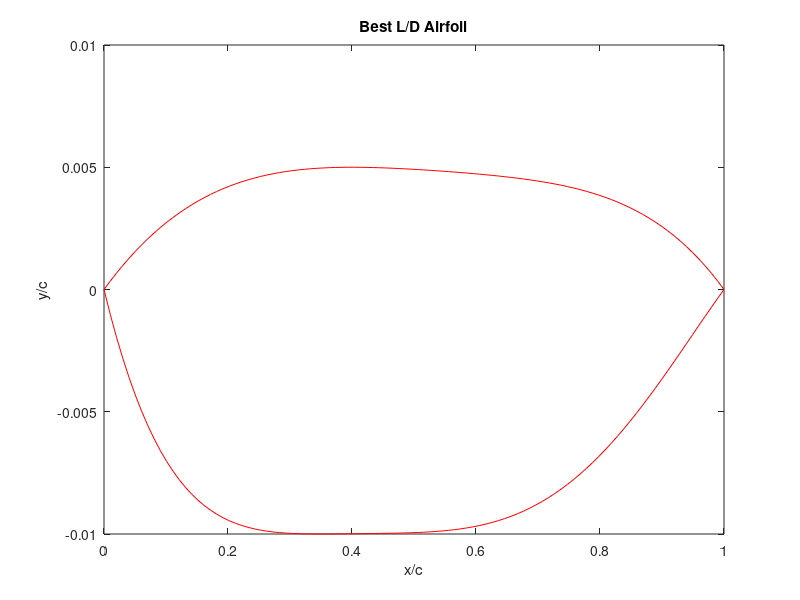
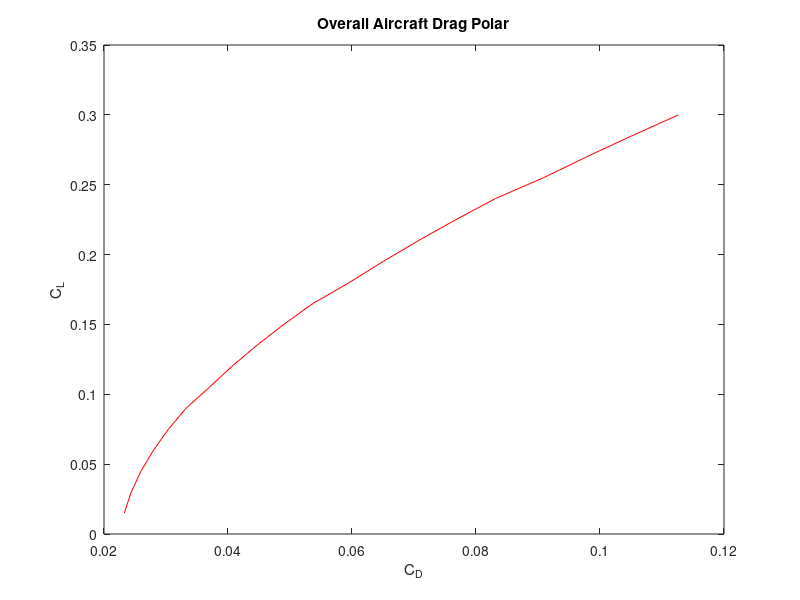
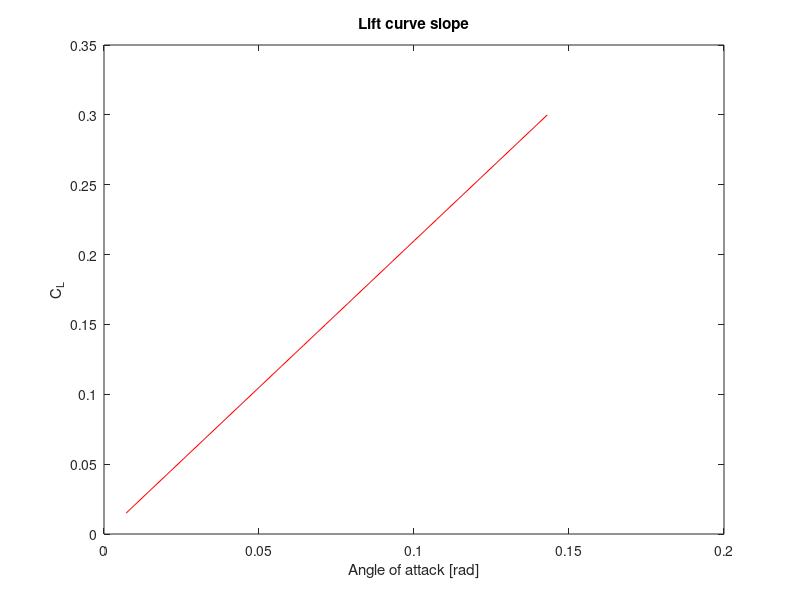
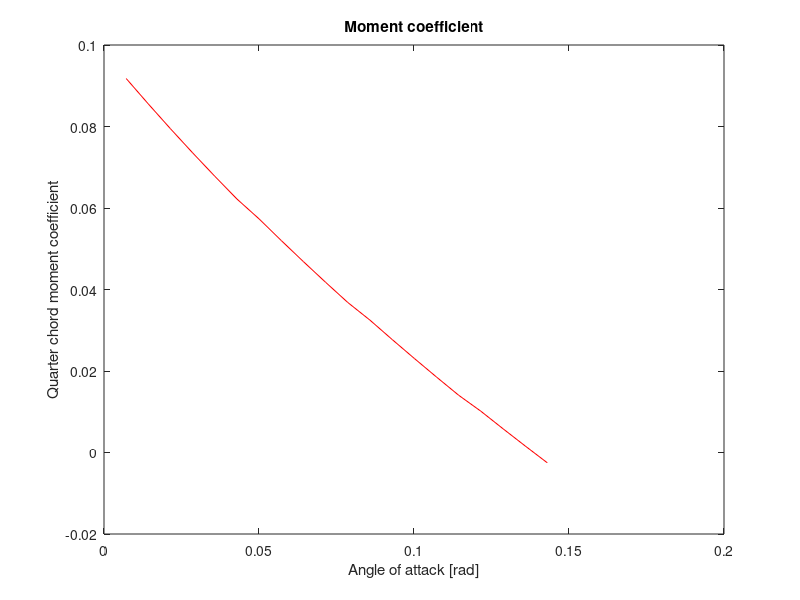

MATLAB code for these plots, in order:
% =============================================================================
% AIRFOIL GEOMETRY + AERODYNAMIC ANALYSIS
% =============================================================================
% Purpose:
%   1) Fit polynomial airfoil surfaces from LE radius, crest location, and TE slopes.
%   2) Compute section pressures, lift, and drag (subsonic thin-airfoil +
%      Prandtl-Glauert, or supersonic shock-expansion).
%   3) Sweep crest geometry to maximize L/D.
%   4) Check turbulent separation with Stratford's criterion (s_A vs s_B).
%
% Notes:
%   - Subsonic branch: M < 1.  Supersonic branch: M >= 1.
% =============================================================================

clc
clear
close all

%% ======================== 1. MISSION / FLOW INPUTS ========================
C_L=.1321;.5;.1321;                      % 3-D lift coefficient target
sweep=.9599;25*pi/180;.9599;        % wing sweep [deg then rad]; last value used
sweep_xc=.5532;                    %Value of sweep at maximum airfoil thickness
e=.8534;                      % Oswald efficiency
AR=1.83;8.5;1.83;                   % aspect ratio
C_d_0=0.008779;                        % profile / parasite Cd
i_max=200;                          % chordwise stations for force integration (make sure this ends in a zero)
xx_max=200;                         % stations for thin-airfoil integrals
y=1.4;                              % gamma (ratio of specific heats)
M=2;.78;2;                  % Freestream Mach; first value used
a_inf=343;                          % Freestream air speed of sound
mu=1.789E-5;                        % Freestream air dynamic viscosity
rho=.3;              % Freestream air density 
T_inf=300;                          % Freestream air temperature
p_inf=.2*101300;                    % Freestream air pressure
Cp=1005;                            % Specific heat of air
c_root=27.66;                       % Root chord length
R=287.05;                           % Gas constant for air
D_f=3.1;                            % Fuselage diameter
b=25.52;                            % Wingspan
C_p_0=-1.2;                         %Minimum zero sweep pressure coefficient obtained from XFOIL of BAC XXX airfoil
x_cp0=.05;                          %chordwise fraction of zero sweep pressure coefficient

%% ======================== 2. AIRFOIL GEOMETRY CONTROLS ========================
%note: the inputs below represent dimensions relative to the chord length (x/c)
r_le = 0.017;                        % Wing leading-edge radius / chord
theta_le_u = 2*pi/180;3*pi/180;     % Upper surface leading edge angle
theta_te_u = -2*pi/180;-2*pi/180;   % Upper surface trailing edge angle
theta_le_l = -6*pi/180;-3*pi/180;   % Lower surface leading edge angle
theta_te_l = 2*pi/180;2*pi/180;     % Lower surface trailing edge angle

x_crest_u_min=0.25;                 %Lower bound best L/D max airfoil thickness x location (upper surface)
x_crest_u_max=0.4;                  %Upper bound best L/D max airfoil thickness x location (upper surface)
y_crest_u_min=0.005;                %Lower bound best L/D max airfoil thickness y location (upper surface) 
y_crest_u_max=.01;                  %Upper bound best L/D max airfoil thickness y location (upper surface)
x_crest_l_min=0.25;                 %Lower bound best L/D max airfoil thickness x location (lower surface)
x_crest_l_max=0.4;                  %Upper bound best L/D max airfoil thickness x location (lower surface)
y_crest_l_min=-0.005;               %Lower bound best L/D max airfoil thickness y location (lower surface)
y_crest_l_max=-.015;                 %Upper bound best L/D max airfoil thickness y location (lower surface)

%% ============================= For loop iteration parameters ======================== %%
N=20;                               % upper and lower surface iteration number for Prandtl-Meyer / shock relations
xxxx_max=15;                        % upper section iteration number for Prandtl-Meyer / shock relations
xxxxx_max=20;                       % lower section iteration number for Prandtl-Meyer / shock relations
xxxxxxx_max=15;                     % lower section iteration number for Prandtl-Meyer / shock relations
pp_max=0;                           % iteration number controlling x_crest_l
nn_max=0;                           % iteration number controlling y_crest_l
p_max=0;                            % iteration number controlling x_crest_u
n_max=0;                            % iteration number controlling y_crest_u
C_L_i_max=20;                       % iteration number controlling C_L increment
C_L_max=.3;                         % Max coefficient of lift analyzed for the creation of the plots

v_inf=1;                            % nondimensional freestream speed (do not change)
dx=1/i_max;

CL_ww=[0 0.1 0.3 0.4 0.5 0.6 0.8]; %Raymer's method for induced drag
S_ww=[.91 .91 .925 .9275 .935 .935 .915]; %Raymer's method for induced drag
%% ======================== 3. CREST-GEOMETRY SEARCH LOOPS ========================
for C_L_i=1:C_L_i_max
C_L(C_L_i)=C_L_i/C_L_i_max*C_L_max;
for pp=2:pp_max+2
x_crest_l=(x_crest_l_max-x_crest_l_min)*(pp-2)/pp_max+x_crest_l_min;    
x_crest_l = .35;
for nn=2:nn_max+2
y_crest_l=(y_crest_l_max-y_crest_l_min)*(nn-2)/nn_max+y_crest_l_min;
y_crest_l=-.01;
for p=2:p_max+2
x_crest_u=(x_crest_u_max-x_crest_u_min)*(p-2)/p_max+x_crest_u_min;
x_crest_u=.4;
for n=2:n_max+2
y_crest_u=(y_crest_u_max-y_crest_u_min)*(n-2)/n_max+y_crest_u_min;
y_crest_u=.005;


%% ======================== 4. FIT POLYNOMIAL AIRFOIL SURFACES ========================
% Subsonic (M<1):  y = A1*x^(1/2) + A2*x + a3*x^2 + a4*x^3 + a5*x^4
%   A1 = +/-sqrt(2*r_le) enforces leading-edge radius.
%   Remaining coeffs match crest height, crest slope=0, TE height=0, TE slope.
% Supersonic (M>=1):  ordinary polynomial y = A1*x + ... + a5*x^5
%   (no square-root LE term; LE and TE slopes imposed directly).
if M<1

a1_u = sqrt(2*r_le);                % upper-surface LE radius term

% Matrix for unknowns [a2_u a3_u]
M_u = [x_crest_u^(1), x_crest_u^(2);

1, (2)*x_crest_u^(1)];

% MM_u = [y_crest_u - a1_u*sqrt(x_crest_u); -(1/2)*a1_u*x_crest_u^(-1/2);];

% Matrix for unknowns [a2_u a3_u]
M_u_B = [
    
(1-x_crest_u)^2, (1-x_crest_u)^3; 

2*(1-x_crest_u) ,3*(1-x_crest_u)^2];

MM_u = [y_crest_u - a1_u*sqrt(x_crest_u); -(1/2)*a1_u*x_crest_u^(-1/2);];
MM_u_B = [ -y_crest_u; tan(theta_te_u);];

% Solve
A_u = M_u \ MM_u;
B_u = M_u_B \ MM_u_B;

a2_u = A_u(1);
a3_u = A_u(2);

b1_u = B_u(1);
b2_u = B_u(2);


% LOWER SURFACE

a1_l = -sqrt(2*r_le);

% Matrix for unknowns [a2_l a3_l]
M_l = [x_crest_l^(1), x_crest_l^(2);

1, (2)*x_crest_l^(1)];

% Matrix for unknowns [a2_u a3_u]
M_l_B = [
    
(1-x_crest_l)^2, (1-x_crest_l)^3; 

2*(1-x_crest_l) ,3*(1-x_crest_l)^2];


MM_l = [y_crest_l - a1_l*sqrt(x_crest_l); -(1/2)*a1_l*x_crest_l^(-1/2);];
MM_l_B = [ -y_crest_l; tan(theta_te_l);];

% Solve
A_l = M_l \ MM_l;
B_l = M_l_B \ MM_l_B;

a2_l = A_l(1);
a3_l = A_l(2);

b1_l = B_l(1);
b2_l = B_l(2);

else

% Matrix for unknowns [a2_u a3_u a4_u a5_u a6_u]'
M_u = [x_crest_u^(1), x_crest_u^(2), x_crest_u^(3), x_crest_u^(4), x_crest_u^(5);

1, (2)*x_crest_u^(1), (3)*x_crest_u^(2),(4)*x_crest_u^(3), (5)*x_crest_u^(4);

    1, 1, 1, 1, 1;
    
    1, 2, 3, 4, 5;
    
    1,0,0,0,0];

MM_u = [y_crest_u; 0; 0; tan(theta_te_u); tan(theta_le_u)];

% Solve
A_u = M_u \ MM_u;

a1_u = A_u(1);
a2_u = A_u(2);
a3_u = A_u(3);
a4_u = A_u(4);
a5_u = A_u(5);
% LOWER SURFACE

% Matrix for unknowns [a2_l a3_l a4_l a5_l]'
M_l = [ x_crest_l^(1), x_crest_l^(2), x_crest_l^(3), x_crest_l^(4), x_crest_l^(5);

    1, (2)*x_crest_l^(1), (3)*x_crest_l^(2), (4)*x_crest_l^(3), (5)*x_crest_l^(4);

    1, 1, 1, 1, 1;
    
    1, 2, 3, 4, 5;
    
    1, 0, 0, 0, 0];

MM_l = [ y_crest_l; 0; 0; tan(theta_te_l); tan(theta_le_l)];

% Solve
A_l = M_l \ MM_l;

a1_l = A_l(1);
a2_l = A_l(2);
a3_l = A_l(3);
a4_l = A_l(4);
a5_l = A_l(5);

end
    
%% ======================== 5. CHORDWISE INTEGRATION SETUP ========================

if M<1
beta=(1-M^2)^.5;
else
beta=(M^2-1)^.5;
end

if M<1

dx_xx=1/xx_max;
sum_u(1)=0;
sum_l(1)=0;
theta(1)=0;
sum2=0;
sum3=0;
sum4=0;
u(1)=0;
l(1)=0;
sum5(1)=0;
x(1)=0;
for xx=2:xx_max
x(xx)=1/xx_max*(xx-1);
if x(xx)<x_crest_u
u(xx)=a1_u*x(xx)^(1/2)+a2_u*x(xx)^(1)+a3_u*x(xx)^(2);
s_u(xx)=0.5*a1_u*x(xx).^(-1/2) + 1*a2_u*x(xx).^(0) + 2*a3_u*x(xx).^(1);
else
u(xx)=b1_u*(x(xx)-x_crest_u)^(2)+b2_u*(x(xx)-x_crest_u)^(3)+y_crest_u;
s_u(xx)=2*b1_u*(x(xx)-x_crest_u).^(1) + 3*b2_u*(x(xx)-x_crest_u).^(2);
end

if x(xx)<x_crest_l
l(xx)=a1_l*x(xx).^(1/2)+a2_l*x(xx).^(1)+a3_l*x(xx).^(2); 
s_l(xx)=0.5*a1_l*x(xx).^(-1/2)+1*a2_l*x(xx)^(0)+2*a3_l*x(xx)^(1);
else
l(xx)=b1_l*(x(xx)-x_crest_l).^(2)+b2_l*(x(xx)-x_crest_l).^(3)+y_crest_l; 
s_l(xx)=2*b1_l*(x(xx)-x_crest_l).^(1)+3*b2_l*(x(xx)-x_crest_l)^(2);
end
s_camber(xx)=((u(xx)+l(xx))/2-(u(xx-1)+l(xx-1))/2)/dx_xx;
s_camber(xx) = 0.5*(s_u(xx) + s_l(xx));

theta(xx)=acos(1-2*x(xx));
d_theta=(theta(xx)-theta(xx-1));

dy2=s_camber(xx)*d_theta;
sum2=dy2+sum2;
dy3=s_camber(xx)*cos(theta(xx))*d_theta;
sum3=dy3+sum3;
dy4=s_camber(xx)*cos(2*theta(xx))*d_theta;
sum4=dy4+sum4;

% Thin-airfoil Fourier coefficients from camber-line slope
% Thin-airfoil Fourier coefficients from camber-line slope
A1=2/pi*sum3;
A2=2/pi*sum4;
aoa_L0=1/pi*sum2-A1/2;              % zero-lift angle
M_n=M*cos(sweep);
L_s_2d = 2*pi/(1-M_n^2)^.5;             % 2-D lift slope with Prandtl-Glauert
eta_s = L_s_2d/(2*pi/beta);
F = 1.07*(1 + D_f/b)^2;
L_s_3d = (2*pi*AR) / (2 + sqrt(4 + (AR^2*beta^2/eta_s^2) * (1 + tan(sweep)^2/beta^2)));
a_i=C_L(C_L_i)/(pi*AR);
% L_s_3d=L_s_2d/(1+L_s_2d/(pi*AR*e)); % 3-D lift slope
aoa(C_L_i)=C_L(C_L_i)/L_s_3d+aoa_L0;              % geometric AoA needed for target CL
A0=aoa(C_L_i)-1/pi*sum2;
% A0=C_L/L_s_3d-A1/2;                 % A0 overwritten to match target CL


end

end

D_u=0;                              % running upper-surface "drag" integral (axial)
D_l=0;
L_u=0;                              % running upper-surface "lift" integral (normal)
L_l=0;
r(1)=0;
dx_i=1/i_max;
ppp=0;
v_n(1)=0;
p_u(1)=p_inf*(1+((y-1)/2)*M^2)^(y/(y-1));
p_u_B(1)=p_inf*(1+((y-1)/2)*M^2)^(y/(y-1));
Cmc4(2)=0;
Cpp(1)=1;
% p_u_B(1)=p_inf;
sum6(1)=0;
for i=2:(i_max-.01*i_max)
x_i(i)=1/i_max*(i-1)+.01;
% aoa(C_L_i)=(aoa_high-aoa_low)/i_max*(i-2)+aoa_low;

%% ----- 5a. SUBSONIC BRANCH: thin-airfoil theory + Cp -----
if M<1

if x_i(i)<x_crest_u
uu(i)=a1_u*x_i(i)^(1/2)+a2_u*x_i(i)^(1)+a3_u*x_i(i)^(2);
s_u(i)=0.5*a1_u*x_i(i).^(-1/2) + 1*a2_u*x_i(i).^(0) + 2*a3_u*x_i(i).^(1);
else
uu(i)=b1_u*(x_i(i)-x_crest_u)^(2)+b2_u*(x_i(i)-x_crest_u)^(3)+y_crest_u;
s_u(i)=2*b1_u*(x_i(i)-x_crest_u).^(1) + 3*b2_u*(x_i(i)-x_crest_u).^(2);
end

if x_i(i)<x_crest_l
ll(i)=a1_l*x_i(i).^(1/2)+a2_l*x_i(i).^(1)+a3_l*x_i(i).^(2); 
s_l(i)=0.5*a1_l*x_i(i).^(-1/2)+1*a2_l*x_i(i)^(0)+2*a3_l*x_i(i)^(1);
else
ll(i)=b1_l*(x_i(i)-x_crest_l).^(2)+b2_l*(x_i(i)-x_crest_l).^(3)+y_crest_l;
s_l(i)=2*b1_l*(x_i(i)-x_crest_l).^(1)+3*b2_l*(x_i(i)-x_crest_l)^(2);
end

theta_B(i)=acos(1-2*x_i(i));
% Vortex-sheet strength (thin-airfoil theory)
gamma(i) = 2*v_inf*( A0*(1+cos(theta_B(i)))/sin(theta_B(i)) + A1*sin(theta_B(i)) + A2*sin(2*theta_B(i)) )/(1-M^2)^.5;
v_u(i)=v_inf+gamma(i)/2;               % upper-surface edge speed

gamma_air = y;                      % 1.4
V_ratio_u = v_u(i) / v_inf;
T_ratio_u = 1 + 0.5*(gamma_air-1)*M^2*(1 - V_ratio_u^2);

% Vacuum / max-speed limiter (T cannot go negative)
if T_ratio_u < 1e-8
    T_ratio_u = 1e-8;
end

p_ratio_u = T_ratio_u^(gamma_air/(gamma_air-1));
Cp_u(i) = (2/(gamma_air*M^2)) * (p_ratio_u - 1);
Re_x=rho*M*a_inf*x_i(i)*c_root/mu;
slope(i)=s_u(i)-aoa(C_L_i);
Cp_u_min_0=1-(1+aoa(C_L_i)/(2*r_le)^.5)^2;
Cp_u_min_0=1-(4*aoa(C_L_i)^2/(r_le+aoa(C_L_i)^2));
Cp_u_min=Cp_u_min_0/(1-M^2)^.5;

T_0 = T_inf*(1+(y-1)/2*M^2);
V_max_B = sqrt(2*Cp*T_0);
Cp_u_min_limit = 1-(V_max_B/(M*a_inf))^2;

aff=4*r_le;

if Cp_u_min>Cp_u(i) && Cp_u_min<0 && x_i(i)<.04
Cp_u(i)=Cp_u_min;
end

% Cd_u_B=1;.03667;
% theta_C=atan(s_u(i))-aoa(C_L_i);
% Cp_u_3(i)=2*(sin(theta_C))*abs(sin(theta_C));
% Cp_u_3(i)=2*(sin(theta_C))/(1-M^2)^.5;
% p0 = p_inf*(1+(y-1)/2*M^2)^(y/(y-1));
% Cp_u_3(i)=(p0-p_inf)*sin(theta_C)/(.5*y*p_inf*M^2);
% p_u_C(i)=(Cp_u_3(i)+p_inf/(.5*rho*(M*a_inf)^2))*(.5*rho*(M*a_inf)^2);

dD_u(i)=(Cp_u(i))*s_u(i)*dx;
dL_u(i)=-(Cp_u(i))*dx;
D_u=dD_u(i)+D_u;
L_u=dL_u(i)+L_u;
r(i)=(L_u)/(D_u);

v_l(i)=v_inf-gamma(i)/2;

% theta_D=atan(-s_l(i))+aoa(C_L_i);
% p0 = p_inf*(1+(y-1)/2*M^2)^(y/(y-1));
% Cp_l_3(i)=(p0-p_inf)*sin(theta_D)/(.5*y*p_inf*M^2);
% p_u_D(i)=(Cp_l_3(i)+p_inf/(.5*rho*(M*a_inf)^2))*(.5*rho*(M*a_inf)^2);

V_ratio_l = v_l(i) / v_inf;
T_ratio_l = 1 + 0.5*(gamma_air-1)*M^2*(1 - V_ratio_l^2);
if T_ratio_l < 1e-8
    T_ratio_l = 1e-8;
end
p_ratio_l = T_ratio_l^(gamma_air/(gamma_air-1));
Cp_l(i) = (2/(gamma_air*M^2)) * (p_ratio_l - 1);
dD_l(i)=-Cp_l(i)*s_l(i)*dx;
dL_l(i)=Cp_l(i)*dx;
D_l=dD_l(i)+D_l;
L_l=dL_l(i)+L_l;
r_l(i)=(L_l)/(D_l);

D_u_true(i)=(L_u)*sin(aoa(C_L_i))+(D_u)*cos(aoa(C_L_i));
L_u_true(i)=(L_u)*cos(aoa(C_L_i))-(D_u)*sin(aoa(C_L_i));
r_u_true(i)=L_u_true(i)/D_u_true(i);
D_l_true(i)=(L_l)*sin(aoa(C_L_i))+(D_l)*cos(aoa(C_L_i));
L_l_true(i)=(L_l)*cos(aoa(C_L_i))-(D_l)*sin(aoa(C_L_i));
L_total(i)=(L_u_true(i)+L_l_true(i));

if M<1
C_l_alpha=2*pi/(1-M_n^2)^.5;
eta_s = C_l_alpha/(2*pi/beta);
F = 1.07*(1 + D_f/b)^2;
C_L_alpha = (2*pi*AR) / (2 + sqrt(4 + (AR^2*beta^2/eta_s^2) * (1 + tan(sweep_xc)^2/beta^2))); %Raymer
else
C_l_alpha=4/(M_n^2-1)^.5*cos(sweep); %https://repo.poltekbangsby.ac.id/id/eprint/12/1/Flight%20Dynamics%20Principles,%20Second%20Edition%20A%20Linear%20Systems%20Approach%20to%20Aircraft%20Stability%20and%20Control%20by%20Michael%20V.%20Cook%20(z-lib.org).pdf eq. 12.17 page 331
C_L_alpha=C_l_alpha*(1-1/(2*AR*(M_n^2-1)^.5)); %https://repo.poltekbangsby.ac.id/id/eprint/12/1/Flight%20Dynamics%20Principles,%20Second%20Edition%20A%20Linear%20Systems%20Approach%20to%20Aircraft%20Stability%20and%20Control%20by%20Michael%20V.%20Cook%20(z-lib.org).pdf eq. 12.18 page 331

end


K0=1/C_L_alpha;

if M>=1
K100=1/(pi*AR);
else
K100=1/(pi*AR*e);
end

lowerIdxcl = find(C_L(C_L_i) >= CL_ww, 1, 'last');
if lowerIdxcl == length(CL_ww)
upperIdxcl = lowerIdxcl;
else
upperIdxcl = lowerIdxcl+1;
end

CL_ww_1=CL_ww(lowerIdxcl);
CL_ww_2=CL_ww(upperIdxcl);
S_ww_1=S_ww(lowerIdxcl);
S_ww_2=S_ww(upperIdxcl);
C_ww=-(S_ww_2-S_ww_1)/(CL_ww_2-CL_ww_1)*CL_ww_1+S_ww_1;
S_ww_t=(S_ww_2-S_ww_1)/(CL_ww_2-CL_ww_1)*C_L(C_L_i)+C_ww;

if lowerIdxcl==length(CL_ww)
    S_ww_t=S_ww_2;
elseif upperIdxcl==1
    S_ww_t=S_ww_1;
end

K=S_ww_t*K100+(1-S_ww_t)*K0; %Raymer

c_d_i=K*C_L(C_L_i)^2;

Cd_t(C_L_i)=(D_u_true(i)+D_l_true(i)+c_d_i+C_d_0);
r_i(i)=(L_u_true(i)+L_l_true(i))/Cd_t(C_L_i);

% p_u(i)=(Cp_u(i)+p_inf/(.5*y*p_inf*(M)^2))*(.5*y*p_inf*(M)^2);
% p_min(i)=(Cp_u(i)+Cp_u_3(i)+p_inf/(.5*rho*(M*a_inf)^2))*(.5*rho*(M*a_inf)^2);  
% p_u_ii(i)=p_u(i)+(p_u_C(i)-p_inf);
% p_u_iii(i)=p_u(i);
% % p_min_min(i)=min(p_u_ii(2:end));
% p_min_min(i)=min(p_u(2:end));
% Cp_min(i)=min(Cp_u+Cp_u_3);
Cp_min=C_p_0*(cos(sweep))^2;

% --- Local Mach number ---
M_local = sqrt((2/(y-1)) * ((1 + ((y-1)/2)*M^2) * ((y*M^2/2)*Cp_u(i) + 1)^(-(y-1)/y) - 1 ) );
% --- Local temperature from isentropic relation ---
T_local = T_inf *(1 + ((y-1)/2)*M^2) / (1 + ((y-1)/2)*M_local^2);
% --- Local speed of sound ---
a_local = sqrt(y*R*T_local);
% --- Local velocity ---
V_local(i) = M_local*a_local;
% --- freestream speed of sound ---
a = sqrt(y*R*T_inf);
% --- Freestream velocity ---
V_inf = M*a;

% --- Local Mach number ---
M_cp0 = sqrt((2/(y-1)) * ((1 + ((y-1)/2)*M^2) * ((y*M^2/2)*Cp_min + 1)^(-(y-1)/y) - 1 ) );
% --- Local temperature from isentropic relation ---
T_cp0 = T_inf *(1 + ((y-1)/2)*M^2) / (1 + ((y-1)/2)*M_cp0^2);
% --- Local speed of sound ---
a_cp0 = sqrt(y*R*T_cp0);
% --- Local velocity ---
V_cp0 = M_cp0*a_cp0;

% if p_u_iii(i)==p_min_min(i)
% iii=i;
% sum6(iii-1)=0;
% end

if x_i(i)<=x_cp0
iii=i;
dsum6(i)=(V_local(i)/V_cp0)^3*c_root*dx;
sum6(i)=dsum6(i)+sum6(i-1);
else
x_p(i)=sum6(iii)+(x_i(i)-x_cp0)*c_root;
Re_p=V_local(iii)*x_p(i)/mu;
Cpp(i)=1-(V_local(i)/V_cp0)^2;
dCpp(i)=Cpp(i)-Cpp(i-1);
if dCpp(i)<0
   dCpp(i)=0;
end
s_A(i)=Cpp(i)*(x_p(i)*dCpp(i)/(c_root*dx))^.5;
s_B(i)=.39*(Re_p/10^6)^.1;
end




else
    
    
%% ----- 5b. SUPERSONIC BRANCH: shock-expansion marching -----
M_n=M*cos(sweep); 
L_s_2d=4/(M_n^2-1)^.5*cos(sweep); %https://repo.poltekbangsby.ac.id/id/eprint/12/1/Flight%20Dynamics%20Principles,%20Second%20Edition%20A%20Linear%20Systems%20Approach%20to%20Aircraft%20Stability%20and%20Control%20by%20Michael%20V.%20Cook%20(z-lib.org).pdf eq. 12.17 page 331
L_s_3d=L_s_2d*(1-1/(2*AR*(M_n^2-1)^.5)); %https://repo.poltekbangsby.ac.id/id/eprint/12/1/Flight%20Dynamics%20Principles,%20Second%20Edition%20A%20Linear%20Systems%20Approach%20to%20Aircraft%20Stability%20and%20Control%20by%20Michael%20V.%20Cook%20(z-lib.org).pdf eq. 12.18 page 331
aoa(C_L_i)=C_L(C_L_i)/L_s_3d;  

uu(i)=a1_u*x_i(i)^(1)+a2_u*x_i(i)^(2)+a3_u*x_i(i)^(3)+a4_u*x_i(i)^(4)+a5_u*x_i(i)^(5);
ll(i)=a1_l*x_i(i).^(1)+a2_l*x_i(i).^(2)+a3_l*x_i(i).^(3)+a4_l*x_i(i).^(4)+a5_l*x_i(i).^(5);
s_u(i)=a1_u + 2*a2_u*x_i(i).^(1) + 3*a3_u*x_i(i).^(2) + 4*a4_u*x_i(i)^(3) + 5*a5_u*x_i(i).^(4);
s_l(i)=a1_l+2*a2_l*x_i(i)^(1)+3*a3_l*x_i(i)^(2)+4*a4_l*x_i(i)^(3)+5*a5_l*x_i(i)^(4);

Bi=45;
M1=M;
beta_low=asin(1/M);
beta_high=pi/2;                     % shock-angle search bounds

ct=dx_i;
if i==2

if theta_le_u-aoa(C_L_i)>0

beta_sh_u=(beta_low+beta_high)/2;
for xxxx=2:xxxx_max

% Oblique-shock theta-beta-M relation (upper LE)
wing_angle_u=atan(2*cot(beta_sh_u)*(M_n^2*(sin(beta_sh_u))^2-1)/(M_n^2*(y+cos(2*beta_sh_u))+2));

if wing_angle_u<(theta_le_u-aoa(C_L_i))
    beta_sh_u=beta_sh_u+(beta_high-beta_low)/2^xxxx;
else
    beta_sh_u=beta_sh_u-(beta_high-beta_low)/2^xxxx;
end

end

Mn1u = M_n*sin(beta_sh_u);
Mn2u = sqrt((1+((y-1)/2)*Mn1u^2) / (y*Mn1u^2-(y-1)/2));
M2u = Mn2u/sin(beta_sh_u-(theta_le_u-aoa(C_L_i)));
M2u = Mn2u/cos(pi/2-beta_sh_u-aoa(C_L_i)+theta_le_u);
vM2=((atan((((M2u^2)-1)*((y-1)/(y+1)))^0.5)*(((y+1)/(y-1))^0.5))-(atan(((M2u^2)-1)^0.5)));

else
        
theta_A=theta_le_u-aoa(C_L_i); 
vM1=((atan((((M_n^2)-1)*((y-1)/(y+1)))^0.5)*(((y+1)/(y-1))^0.5))-(atan(((M_n^2)-1)^0.5)));
vM2(i)=-theta_A+vM1;
M2u=2*M/2; % M3 initial condition set to a very high value
M2f=2*M; % fixed M3 initial condition reduced in the for loop

for iiiiii = 2:N
    
    vM2i(i)=((atan((((M2u^2)-1)*((y-1)/(y+1)))^0.5)*(((y+1)/(y-1))^0.5))-(atan(((M2u^2)-1)^0.5)));
    
    if vM2i(i)>vM2(i)
        M2u=M2u-(M2f/(2^iiiiii));
    else
        M2u=M2u+(M2f/(2^iiiiii));
    end
   
end

M2u=M2u;

vM2=((atan((((M2u^2)-1)*((y-1)/(y+1)))^0.5)*(((y+1)/(y-1))^0.5))-(atan(((M2u^2)-1)^0.5)));

end
    
T01= T_inf*(1+(y-1)/2*M^2);
p01dp1u=(((y-1)/2)*(M^2)+1)^(y/(y-1));
p02dp2u=(((y-1)/2)*(M2u^2)+1)^(y/(y-1));

if theta_le_u-aoa(C_L_i)>0
Mn1u = M_n*sin(beta_sh_u);
p02dp01 = (((y+1)*Mn1u^2)/((y-1)*Mn1u^2+2))^(y/(y-1))*((y+1)/(2*y*Mn1u^2-(y-1)))^(1/(y-1));
else
p02dp01=1;
end

p02 = p02dp01*p01dp1u;
p2u(i)=p02dp01/p02dp2u*p01dp1u;

Cpu1=(p2u(i)-1)/(.5*y*(M1^2));
Cnu1=-Cpu1*ct;
Cau1=Cpu1*s_u(2)*ct;

else

p3u(2)=p2u(2);
M3(2)=M2u;

% top right surface
theta_1=atan(s_u(i-1));
theta_2=atan(s_u(i));
theta_u(i)=theta_2-theta_1;

if theta_u(i)>0   
beta_sh_u_3=(beta_low+beta_high)/2;
for xxxx=2:xxxx_max

% --- Oblique-shock theta-beta-M relation ---
wing_angle_3_u=atan(2*cot(beta_sh_u_3)*(M3(i-1)^2*(sin(beta_sh_u_3))^2-1)/(M3(i-1)^2*(y+cos(2*beta_sh_u_3))+2));

if wing_angle_3_u<theta_u(i)
    beta_sh_u_3=beta_sh_u_3+(beta_high-beta_low)/2^xxxx;
else
    beta_sh_u_3=beta_sh_u_3-(beta_high-beta_low)/2^xxxx;
end

end

Mn2u3 = M3(i-1)*sin(beta_sh_u_3);
Mn3u = sqrt((1+((y-1)/2)*Mn2u3^2) / (y*Mn2u3^2-(y-1)/2));
M3(i) = Mn2u3/cos(pi/2-beta_sh_u_3+theta_u(i));
vM3(i)=((atan((((M3(i)^2)-1)*((y-1)/(y+1)))^0.5)*(((y+1)/(y-1))^0.5))-(atan(((M3(i)^2)-1)^0.5)));
p02dp2u3(i)=(((y-1)/2)*(M3(i-1)^2)+1)^(y/(y-1));
p03dp3u(i)=(((y-1)/2)*(M3(i)^2)+1)^(y/(y-1));
p02dp01 = (((y+1)*Mn2u3^2)/((y-1)*Mn2u3^2+2))^(y/(y-1))*((y+1)/(2*y*Mn2u3^2-(y-1)))^(1/(y-1));
p03(i) = p02dp01*p02dp2u3(i);
% p3u(i)=p03(i)/p03dp3u;
p02dp01u3(i) = (((y+1)*Mn2u3^2)/((y-1)*Mn2u3^2+2))^(y/(y-1))*((y+1)/(2*y*Mn2u3^2-(y-1)))^(1/(y-1));
p3u(i) = p02dp01u3(i)/p03dp3u(i)*p02dp2u3(i)*p3u(i-1);
p03(i)=p03dp3u(i)*p3u(i);
       
else
      
p03(2)=p02;    
vM3(2)=vM2;
vM3(i)=-theta_u(i)+vM3(i-1);
M3i=2*M1/2; % M3 initial condition set to a very high value
M3f=2*M1; % fixed M3 initial condition reduced in the for loop

for iiiiii = 2:N
    
    vM3i(i)=((atan((((M3i^2)-1)*((y-1)/(y+1)))^0.5)*(((y+1)/(y-1))^0.5))-...
        (atan(((M3i^2)-1)^0.5)));
    
    if vM3i(i)>vM3(i)
        M3i=M3i-(M3f/(2^iiiiii));
    else
        M3i=M3i+(M3f/(2^iiiiii));
    end
   
end

M3(i)=M3i;

p01dp1u=(((y-1)/2)*(M1^2)+1)^(y/(y-1));
p03dp3u=(((y-1)/2)*(M3(i)^2)+1)^(y/(y-1));
p03(i)=p03(i-1);
p3u(i)=p03(i)/p03dp3u;

end

Cpu2(i)=(p3u(i)-1)/(.5*y*(M1^2));
Cnu2(i)=-Cpu2(i)*ct;
Cau2(i)=Cpu2(i)*s_u(i)*ct;

end

ct=dx_i;

if i==2

if -theta_le_l+aoa(C_L_i)>0    
beta_sh_l=(beta_low+beta_high)/2;
for xxxxx=2:xxxxx_max

% --- Oblique-shock theta-beta-M relation ---
wing_angle_l=atan(2*cot(beta_sh_l)*(M_n^2*(sin(beta_sh_l))^2-1)/(M_n^2*(y+cos(2*beta_sh_l))+2));

if wing_angle_l<(-theta_le_l+aoa(C_L_i))
    beta_sh_l=beta_sh_l+(beta_high-beta_low)/2^xxxxx;
else
    beta_sh_l=beta_sh_l-(beta_high-beta_low)/2^xxxxx;
end

end

Mn1l = M_n*sin(beta_sh_l);
Mn2l = sqrt((1+((y-1)/2)*Mn1l^2) / (y*Mn1l^2-(y-1)/2));
M2l = Mn2l/sin(beta_sh_l-(-theta_le_l+aoa(C_L_i)));
M2l = Mn2l/cos(pi/2-beta_sh_l+aoa(C_L_i)-theta_le_l);
vM2l=((atan((((M2l^2)-1)*((y-1)/(y+1)))^0.5)*(((y+1)/(y-1))^0.5))-(atan(((M2l^2)-1)^0.5)));

else

theta_Al=-theta_le_l+aoa(C_L_i); 
vM1l=((atan((((M_n^2)-1)*((y-1)/(y+1)))^0.5)*(((y+1)/(y-1))^0.5))-(atan(((M_n^2)-1)^0.5)));
vM2l(i)=-theta_Al+vM1l;      
M2l=2*M/2; % M3 initial condition set to a very high value
M2f=2*M; % fixed M3 initial condition reduced in the for loop

for iiiiii = 2:N   
    vM2il(i)=((atan((((M2l^2)-1)*((y-1)/(y+1)))^0.5)*(((y+1)/(y-1))^0.5))-(atan(((M2l^2)-1)^0.5)));  
    if vM2il(i)>vM2l(i)
        M2l=M2l-(M2f/(2^iiiiii));
    else
        M2l=M2l+(M2f/(2^iiiiii));
    end   
end

M2l=M2l;

vM2l=((atan((((M2l^2)-1)*((y-1)/(y+1)))^0.5)*(((y+1)/(y-1))^0.5))-(atan(((M2l^2)-1)^0.5)));
end

T01= T_inf*(1+(y-1)/2*M^2);
p01dp1l=(((y-1)/2)*(M^2)+1)^(y/(y-1));
p02dp2l=(((y-1)/2)*(M2l^2)+1)^(y/(y-1));

if -theta_le_l+aoa(C_L_i)>0
Mn1l = M_n*sin(beta_sh_l);
p02dp01l = (((y+1)*Mn1l^2)/((y-1)*Mn1l^2+2))^(y/(y-1))*((y+1)/(2*y*Mn1l^2-(y-1)))^(1/(y-1));
else
p02dp01l=1;
end

p02l = p02dp01l*p01dp1l;
p2l(i)=p02dp01l/p02dp2l*p01dp1l;

Cpl1=(p2l(i)-1)/(.5*y*(M1^2));
Cnl1=Cpl1*ct;
Cal1=-Cpl1*s_l(2)*ct;

else

p3l(2)=p2l(2);
M3l(2)=M2l;       
theta_1_l(i)=atan(s_l(i-1));
theta_2_l(i)=atan(s_l(i));
theta_l(i)=theta_2_l(i)-theta_1_l(i);   
       
if theta_l(i)<0   
beta_sh_l_3=(beta_low+beta_high)/2;
for xxxxxxx=2:xxxxxxx_max

% --- Oblique-shock theta-beta-M relation ---
wing_angle_3_l(i)=atan(2*cot(beta_sh_l_3)*(M3l(i-1)^2*(sin(beta_sh_l_3))^2-1)/(M3l(i-1)^2*(y+cos(2*beta_sh_l_3))+2));

if wing_angle_3_l(i)<-theta_l(i)
    beta_sh_l_3=beta_sh_l_3+(beta_high-beta_low)/2^xxxxxxx;
else
    beta_sh_l_3=beta_sh_l_3-(beta_high-beta_low)/2^xxxxxxx;
end

end

beta_sh_l_3_i(i)=beta_sh_l_3;

Mn2l3(i) = M3l(i-1)*sin(beta_sh_l_3);
Mn3l = sqrt((1+((y-1)/2)*Mn2l3(i)^2) / (y*Mn2l3(i)^2-(y-1)/2));
M3l(i) = Mn2l3(i)/cos(pi/2-beta_sh_l_3-theta_l(i));
vM3l(i)=((atan((((M3l(i)^2)-1)*((y-1)/(y+1)))^0.5)*(((y+1)/(y-1))^0.5))-(atan(((M3l(i)^2)-1)^0.5)));
% Mn3u = sqrt((1+((y-1)/2)*Mn2l3^2) / (y*Mn2l3^2-(y-1)/2));
p02dp2l3(i)=(((y-1)/2)*(M3l(i-1)^2)+1)^(y/(y-1));
p03dp3l(i)=(((y-1)/2)*(M3l(i)^2)+1)^(y/(y-1));
p02dp01l3(i) = (((y+1)*Mn2l3(i)^2)/((y-1)*Mn2l3(i)^2+2))^(y/(y-1))*((y+1)/(2*y*Mn2l3(i)^2-(y-1)))^(1/(y-1));
p03l(i) = p02dp01l3(i)*p02dp2l3(i);
% p03l(i) = p02dp01l3(i)/p03dp3l(i);
% p3l(i)=p03l(i)/p03dp3l(i);
p3l(i)=p03l(i)/p03dp3l(i);
p3l(i) = p02dp01l3(i)/p03dp3l(i)*p02dp2l3(i)*p3l(i-1);
p03l(i)=p03dp3l(i)*p3l(i);
   
else    
    
vM3l(2)=vM2l;
vM3l(i)=theta_l(i)+vM3l(i-1);
M3i=10*M1/2; % M3 initial condition set to a very high value
M3f=10*M1; % fixed M3 initial condition reduced in the for loop


for iiiiii = 2:N
    
    vM3il(i)=((atan((((M3i^2)-1)*((y-1)/(y+1)))^0.5)*(((y+1)/(y-1))^0.5))-...
        (atan(((M3i^2)-1)^0.5)));
    
    if vM3il(i)>vM3l(i)
        M3i=M3i-(M3f/(2^iiiiii));
    else
        M3i=M3i+(M3f/(2^iiiiii));
    end
    
end

M3l(i)=M3i;
p03dp3l(i)=(((y-1)/2)*(M3l(i)^2)+1)^(y/(y-1));
p3l(i)=p02l/p03dp3l(i);

end

Cpl2(i)=(p3l(i)-1)/(.5*y*(M1^2));
Cnl2(i)=Cpl2(i)*ct;
Cal2(i)=-Cpl2(i)*s_l(i)*ct;

dCmc4(i)=-((Cnu2(i)+Cnl2(i))*(x_i(i)-.25)-Cau2(i)*uu(i)-Cal2(i)*ll(i));

Cmc4(i)=dCmc4(i)+Cmc4(i-1);

end

% Integrate normal/axial force coefficients over the airfoil and rotate to lift/drag
if i>=i_max-2

Cn=Cnu1+sum(Cnu2)+Cnl1+sum(Cnl2);   % normal-force coefficient
Ca=Cau1+sum(Cau2)+Cal1+sum(Cal2);   % axial-force coefficient

Cl=(Cn*cos(aoa(C_L_i)))-(Ca*sin(aoa(C_L_i)));
Cd(C_L_i)=(Cn*sin(aoa(C_L_i)))+(Ca*cos(aoa(C_L_i)));

% Cd_p=C_d_0;
% 
% Cd_i=C_L(C_L_i)^2/(pi*AR*e);
% Cd_i=0;
% Cd_p=C_d_0;
% Cd_p_fus=.008;

K0=1/L_s_3d;

if M>=1
K100=1/(pi*AR);
else
K100=1/(pi*AR*e);
end

lowerIdxcl = find(C_L(C_L_i) >= CL_ww, 1, 'last');
if lowerIdxcl == length(CL_ww)
upperIdxcl = lowerIdxcl;
else
upperIdxcl = lowerIdxcl+1;
end

CL_ww_1=CL_ww(lowerIdxcl);
CL_ww_2=CL_ww(upperIdxcl);
S_ww_1=S_ww(lowerIdxcl);
S_ww_2=S_ww(upperIdxcl);
C_ww=-(S_ww_2-S_ww_1)/(CL_ww_2-CL_ww_1)*CL_ww_1+S_ww_1;
S_ww_t=(S_ww_2-S_ww_1)/(CL_ww_2-CL_ww_1)*C_L(C_L_i)+C_ww;

if lowerIdxcl==length(CL_ww)
    S_ww_t=S_ww_2;
elseif upperIdxcl==1
    S_ww_t=S_ww_1;
end

K=S_ww_t*K100+(1-S_ww_t)*K0; %Raymer

c_d_i=K*C_L(C_L_i)^2;

Cd_t(C_L_i)=C_d_0+c_d_i+Cd(C_L_i);

r_i(i)=C_L(C_L_i)/Cd_t(C_L_i);

end

end

end

%% ======================== 6. TRACK BEST L/D GEOMETRY ========================
r_j(n)=r_i(i);                      % L/D for this crest combination
r_j_max=max(r_j(2:end));

if r_j(n)==r_j_max
    r_le_j=r_le;
    x_crest_u_j=x_crest_u;
    y_crest_u_j=y_crest_u;
    x_crest_l_j=x_crest_l;
    y_crest_l_j=y_crest_l;
    aoa_j=aoa(C_L_i);
    
    if M>=1
    a1_u_j=a1_u;
    a1_l_j=a1_l;
    a2_u_j=a2_u;
    a2_l_j=a2_l;
    a3_u_j=a3_u;
    a3_l_j=a3_l;
    a4_u_j=a4_u;
    a4_l_j=a4_l;
    a5_u_j=a5_u;
    a5_l_j=a5_l;
    else
    a1_u_j=a1_u;
    a1_l_j=a1_l;
    a2_u_j=a2_u;
    a2_l_j=a2_l;
    a3_u_j=a3_u;
    a3_l_j=a3_l;
    b1_u_j=b1_u;
    b1_l_j=b1_l;
    b2_u_j=b2_u;
    b2_l_j=b2_l;
    end
    
    if M<1
    s_A_j=s_A;
    s_B_j=s_B;
    end
end
    

end

r_k(p)=r_j_max;
r_k_max=max(r_k(2:end));

if r_k(p)==r_k_max
    r_le_k=r_le_j;
    x_crest_u_k=x_crest_u_j;
    y_crest_u_k=y_crest_u_j;
    x_crest_l_k=x_crest_l_j;
    y_crest_l_k=y_crest_l_j;
    aoa_k=aoa_j;

    
    if M>=1
    a1_u_k=a1_u_j;
    a1_l_k=a1_l_j;
    a2_u_k=a2_u_j;
    a2_l_k=a2_l_j;
    a3_u_k=a3_u_j;
    a3_l_k=a3_l_j;
    a4_u_k=a4_u_j;
    a4_l_k=a4_l_j;
    a5_u_k=a5_u_j;
    a5_l_k=a5_l_j;
    
    else
    a1_u_k=a1_u_j;
    a1_l_k=a1_l_j;
    a2_u_k=a2_u_j;
    a2_l_k=a2_l_j;
    a3_u_k=a3_u_j;
    a3_l_k=a3_l_j;
    b1_u_k=b1_u_j;
    b1_l_k=b1_l_j;
    b2_u_k=b2_u_j;
    b2_l_k=b2_l_j;
    end
    
    
    if M<1
    s_A_k=s_A_j;
    s_B_k=s_B_j;
    end
end

end

r_n(nn)=r_k_max;
r_n_max=max(r_n(2:end));

if r_n(nn)==r_n_max
    r_le_n=r_le_k;
    x_crest_u_nn=x_crest_u_k;
    y_crest_u_nn=y_crest_u_k;
    x_crest_l_nn=x_crest_l_k;
    y_crest_l_nn=y_crest_l_k;
    aoa_n=aoa_k;
    
    
    if M>=1
    a1_u_nn=a1_u_k;
    a1_l_nn=a1_l_k;
    a2_u_nn=a2_u_k;
    a2_l_nn=a2_l_k;
    a3_u_nn=a3_u_k;
    a3_l_nn=a3_l_k;
    a4_u_nn=a4_u_k;
    a4_l_nn=a4_l_k;
    a5_u_nn=a5_u_k;
    a5_l_nn=a5_l_k;
    
    else
    a1_u_nn=a1_u_k;
    a1_l_nn=a1_l_k;
    a2_u_nn=a2_u_k;
    a2_l_nn=a2_l_k;
    a3_u_nn=a3_u_k;
    a3_l_nn=a3_l_k;
    b1_u_nn=b1_u_k;
    b1_l_nn=b1_l_k;
    b2_u_nn=b2_u_k;
    b2_l_nn=b2_l_k;
    end
    
    
    
    if M<1
    s_A_nn=s_A_k;
    s_B_nn=s_B_k;
    end
end

end

r_p(pp)=r_n_max;
r_p_max=max(r_p(2:end));

if r_p(pp)==r_p_max
    r_le_p=r_le_n;
    x_crest_u_p=x_crest_u_nn;
    y_crest_u_p=y_crest_u_nn;
    x_crest_l_p=x_crest_l_nn;
    y_crest_l_p=y_crest_l_nn;
    aoa_p=aoa_n;

    
    
        if M>=1
    a1_u_pp=a1_u_nn;
    a1_l_pp=a1_l_nn;
    a2_u_pp=a2_u_nn;
    a2_l_pp=a2_l_nn;
    a3_u_pp=a3_u_nn;
    a3_l_pp=a3_l_nn;
    a4_u_pp=a4_u_nn;
    a4_l_pp=a4_l_nn;
    a5_u_pp=a5_u_nn;
    a5_l_pp=a5_l_nn;
    
    else
    a1_u_pp=a1_u_nn;
    a1_l_pp=a1_l_nn;
    a2_u_pp=a2_u_nn;
    a2_l_pp=a2_l_nn;
    a3_u_pp=a3_u_nn;
    a3_l_pp=a3_l_nn;
    b1_u_pp=b1_u_nn;
    b1_l_pp=b1_l_nn;
    b2_u_pp=b2_u_nn;
    b2_l_pp=b2_l_nn;
    end
    
    
    if M<1
    s_A_pp=s_A_nn;
    s_B_pp=s_B_nn;
    end
end

end

if M<1
Cm_le(C_L_i)=-pi/2*(A0+A1+A2/2);
Cmc4(C_L_i)=pi/4*(A2-A1);
Cmc4(C_L_i)=Cm_le(C_L_i)+L_total(i)/4;
Cmc4_0(C_L_i)=Cmc4(C_L_i);
else

Cmc4_0(C_L_i)=Cmc4(i);

end

LdD_0(C_L_i)=r_i(i);

end

%% ======================== 7. STRATFORD RESULT + FINAL GEOMETRY ========================
if M<1

diff_s=s_A_pp-s_B_pp;               % LHS - RHS of Stratford criterion
max_diff_s=max(real(diff_s(iii:end)));  % only check aft of upper crest

if max_diff_s>0
    fprintf('flow separation\n')    % s_A > s_B  =>  recovery too steep
else
    fprintf('no flow separation\n')
end

end

aoa_final=aoa_p;

r_final=r_p_max;

fprintf('aoa(C_L_i)=%f\nx_crest_u=%f\ny_crest_u=%f\n',aoa_final,x_crest_u_p,y_crest_u_p)

fprintf('x_crest_l=%f\ny_crest_l=%f\nL/D=%f\n',x_crest_l_p,y_crest_l_p,r_final)

if M<1
x=linspace(0,x_crest_u_p,100);
xb=linspace(x_crest_u_p,1,100);
xc=linspace(0,x_crest_l_p,100);
xd=linspace(x_crest_l_p,1,100);

u_final=a1_u_pp*x.^(1/2)+a2_u_pp*x.^(1)+a3_u_pp*x.^(2);
u_final_b=b1_u_pp*(xb-x_crest_u_p).^(2)+b2_u_pp*(xb-x_crest_u_p).^(3)+y_crest_u_p;
l_final=a1_l_pp*xc.^(1/2)+a2_l_pp*xc.^(1)+a3_l_pp*xc.^(2);    
l_final_b=b1_l_pp*(xd-x_crest_l_p).^(2)+b2_l_pp*(xd-x_crest_l_p).^(3)+y_crest_l_p;     

else
x=linspace(0,1,100);
u_final=a1_u_pp*x.^(1)+a2_u_pp*x.^(2)+a3_u_pp*x.^(3)+a4_u_pp*x.^(4)+a5_u_pp*x.^(5);
l_final=a1_l_pp*x.^(1)+a2_l_pp*x.^(2)+a3_l_pp*x.^(3)+a4_l_pp*x.^(4)+a5_l_pp*x.^(5);
end

if M<1
plot(x,u_final,'-r')
hold on
plot(xc,l_final,'-r')
hold on
plot(xb,u_final_b,'-r')
hold on
plot(xd,l_final_b,'-r')
xlabel('x/c')
ylabel('y/c')
title('Best L/D Airfoil')
else
plot(x,l_final,'-r')
hold on
plot(x,u_final,'-r')
xlabel('x/c')
ylabel('y/c')
title('Best L/D Airfoil')
end

figure(2)
plot (Cd_t,C_L,'-r')
xlabel('C_D')
ylabel('C_L')
title('Overall Aircraft Drag Polar')

figure(3)
plot (aoa, C_L, '-r')
xlabel('Angle of attack [rad]')
ylabel('C_L')
title('Lift curve slope')

figure(4)
plot (aoa, Cmc4_0, '-r')
xlabel('Angle of attack [rad]')
ylabel('Quarter chord moment coefficient')
title('Moment coefficient')

figure(5)
plot (aoa, LdD_0, '-r')
xlabel('Angle of attack [rad]')
ylabel('Lift to drag ratio')
title('L/D vs Angle Of Attack')
